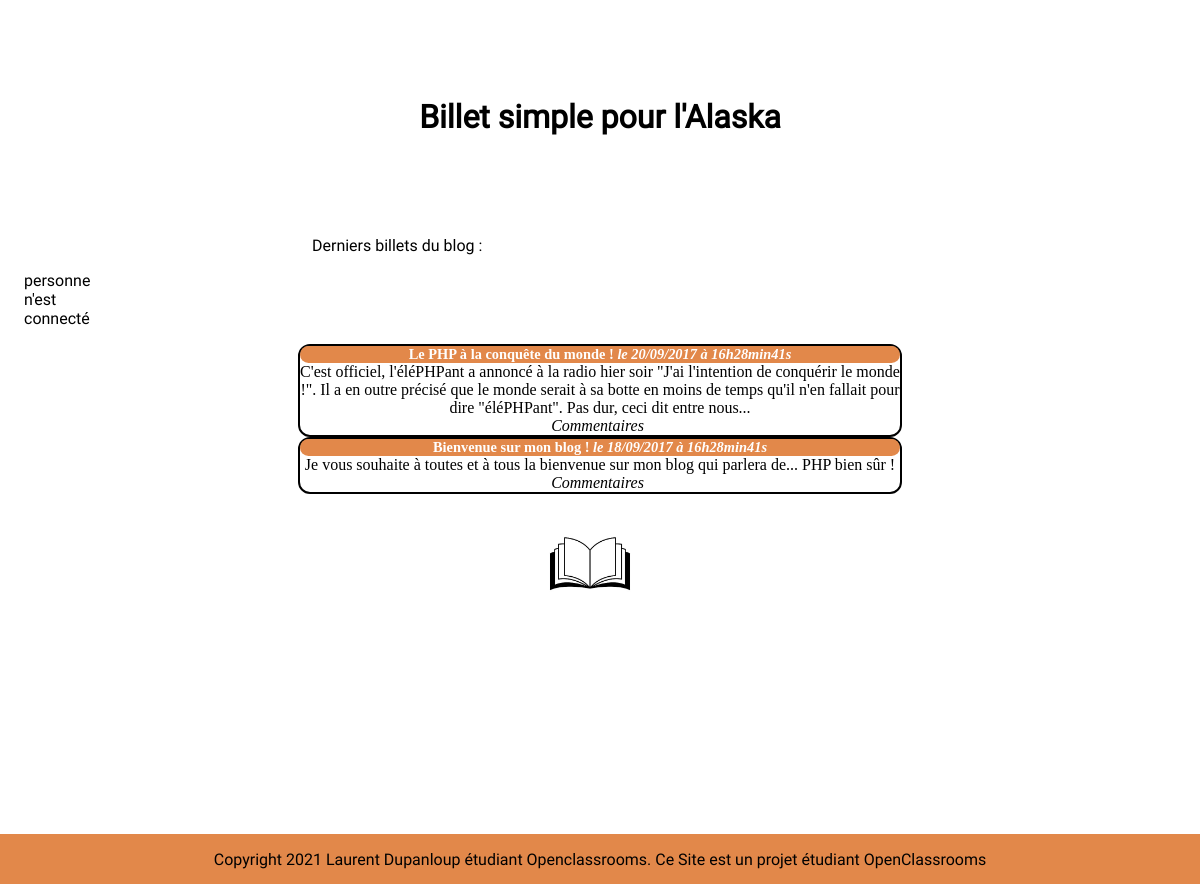
/ (lower part), run on an earlier commit of the app's database.
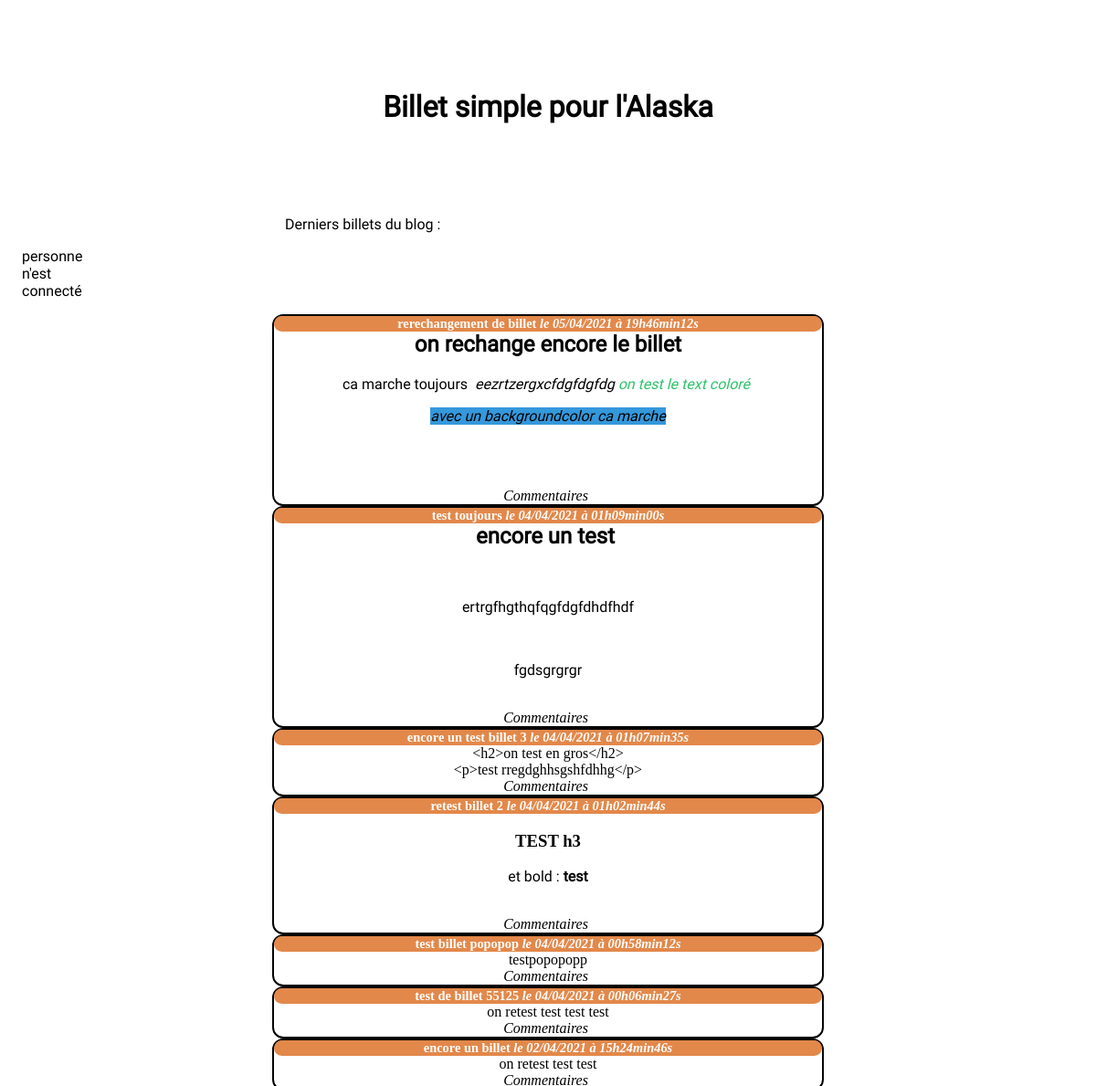
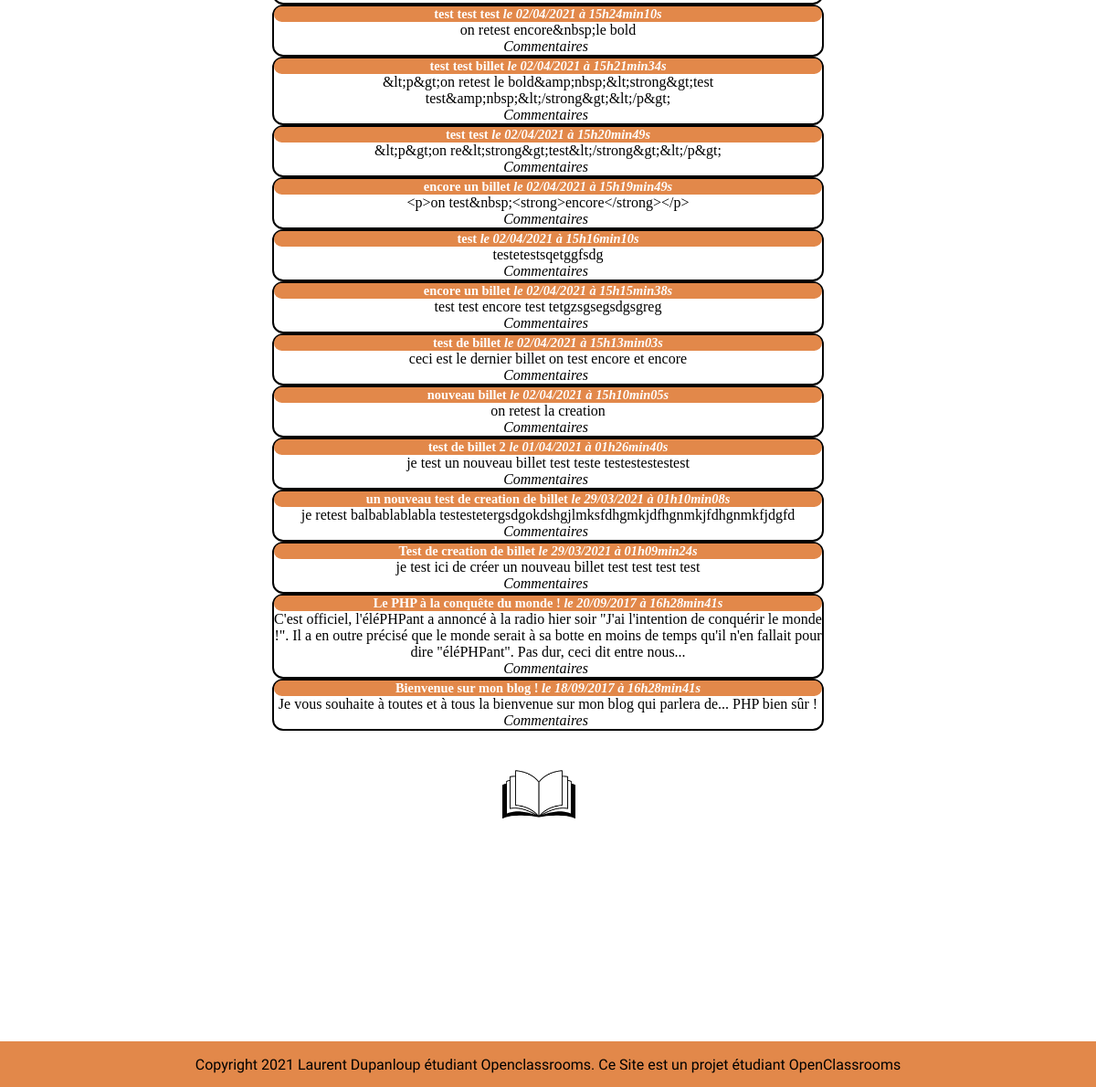
And on a later commit of the database (2 pictures, top to bottom).
### tables this page shows
CREATE TABLE `posts` (
  `id` int(11) NOT NULL,
  `title` varchar(255) NOT NULL,
  `content` text NOT NULL,
  `creation_date` datetime NOT NULL
);

### controller/frontend.php (called while the page is built, shortened)
<?php
require_once('model/PostManager.php');
function listPosts()
{
    $postManager = new PostManager();
    $posts = $postManager->getPosts();
    require('view/frontend/listPostsView.php');
}

### model/PostManager.php (called while the page is built, shortened)
<?php
class PostManager extends Manager
{
    public function getPosts()
    {
        $db = $this->dbConnect();
        $req = $db->query('SELECT id, title, content, DATE_FORMAT(creation_date, \'%d/%m/%Y à %Hh%imin%ss\') AS creation_date_fr FROM posts ORDER BY creation_date DESC LIMIT 0, 20');
        return $req;
    }
}

### view/frontend/listPostsView.php (the view, shortened to what this page needs)
<h1 id="listebillets">Billet simple pour l'Alaska</h1>
<p class="textacceuil1">Derniers billets du blog :</p>
<?php
if (isset($_SESSION['pseudo']))
{
    $bonjour = 'Bonjour ' . $_SESSION['pseudo'];
?>
    <p class="textacceuil2"><?= $bonjour ?></p>
<?php
}
else{
?>
<p class="textacceuil2">personne n'est connecté</p>
<?php
}
while ($data = $posts->fetch())
{
?>
    <div class="news">
        <h3 class="titrepost">
            <?= htmlspecialchars($data['title']) ?>
            <em>le <?= $data['creation_date_fr'] ?></em>
        </h3>
        <div class="newstext">
            <?= $data['content'] ?>
            <br />
            <em><a href="index.php?action=post&amp;id=<?= $data['id'] ?>#commentaires" class="crud">Commentaires</a></em>
        </div>
    </div>
<?php
}
?>
<?php require('template.php'); ?>

What changed in the data, as far as the page shows it:
added posts: title "rerechangement de billet", creation_date_fr "05/04/2021 à 19h46min12s", content "on rechange encore le billet ca marche toujours eezrtzergxcfdgfdgfdg on test le text coloré avec un backgroundcolor ca marche"
added posts: title "test toujours", creation_date_fr "04/04/2021 à 01h09min00s", content "encore un test ertrgfhgthqfqgfdgfdhdfhdf fgdsgrgrgr"
added posts: title "encore un test billet 3", creation_date_fr "04/04/2021 à 01h07min35s", content "<h2>on test en gros</h2> <p>test rregdghhsgshfdhhg</p>"
added posts: title "retest billet 2", creation_date_fr "04/04/2021 à 01h02min44s", content "TEST h3 et bold : test"
added posts: title "test billet popopop", creation_date_fr "04/04/2021 à 00h58min12s", content "testpopopopp"
added posts: title "test de billet 55125", creation_date_fr "04/04/2021 à 00h06min27s", content "on retest test test test"
added posts: title "encore un billet", creation_date_fr "02/04/2021 à 15h24min46s", content "on retest test test"
added posts: title "test test test", creation_date_fr "02/04/2021 à 15h24min10s", content "on retest encore&nbsp;le bold"
added posts: title "test test billet", creation_date_fr "02/04/2021 à 15h21min34s", content "&lt;p&gt;on retest le bold&amp;nbsp;&lt;strong&gt;test test&amp;nbsp;&lt;/strong&gt;&lt;/p&gt;"
added posts: title "test test", creation_date_fr "02/04/2021 à 15h20min49s", content "&lt;p&gt;on re&lt;strong&gt;test&lt;/strong&gt;&lt;/p&gt;"
added posts: title "encore un billet", creation_date_fr "02/04/2021 à 15h19min49s", content "<p>on test&nbsp;<strong>encore</strong></p>"
added posts: title "test", creation_date_fr "02/04/2021 à 15h16min10s", content "testetestsqetggfsdg"
added posts: title "encore un billet", creation_date_fr "02/04/2021 à 15h15min38s", content "test test encore test tetgzsgsegsdgsgreg"
added posts: title "test de billet", creation_date_fr "02/04/2021 à 15h13min03s", content "ceci est le dernier billet on test encore et encore"
added posts: title "nouveau billet", creation_date_fr "02/04/2021 à 15h10min05s", content "on retest la creation"
added posts: title "test de billet 2", creation_date_fr "01/04/2021 à 01h26min40s", content "je test un nouveau billet test teste testestestestest"
added posts: title "un nouveau test de creation de billet", creation_date_fr "29/03/2021 à 01h10min08s", content "je retest balbablablabla testestetergsdgokdshgjlmksfdhgmkjdfhgnmkjfdhgnmkfjdgfd"
added posts: title "Test de creation de billet", creation_date_fr "29/03/2021 à 01h09min24s", content "je test ici de créer un nouveau billet test test test test"
